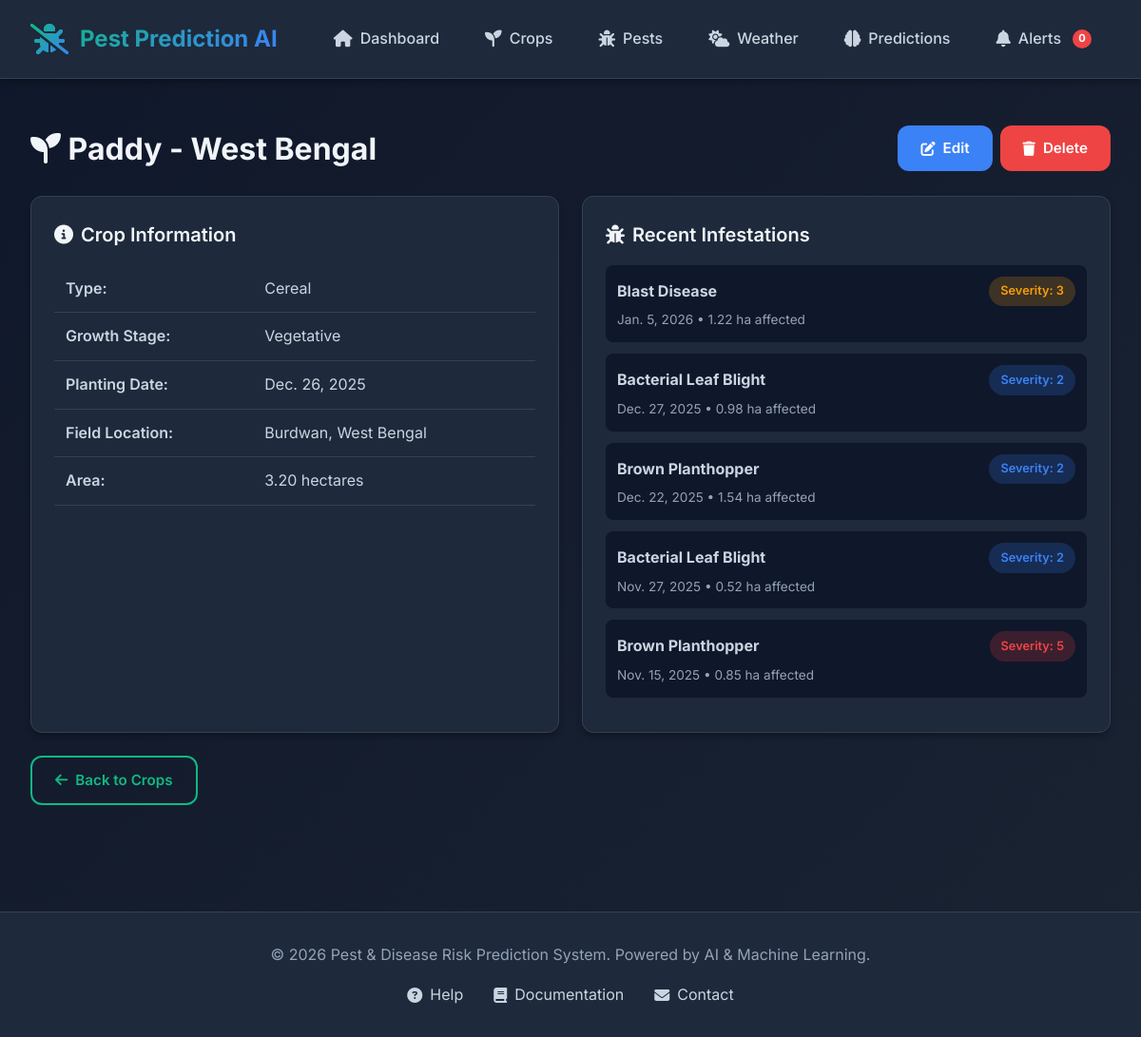
The app's page /crops/14/ with its own data.
### crops/models.py (models this page shows, shortened)
class Crop(models.Model):
    CROP_TYPES = [
        ('CEREAL', 'Cereal'),
        ('VEGETABLE', 'Vegetable'),
        ('FRUIT', 'Fruit'),
        ('LEGUME', 'Legume'),
        ('OILSEED', 'Oilseed'),
        ('OTHER', 'Other'),
    ]
    GROWTH_STAGES = [
        ('SEEDLING', 'Seedling'),
        ('VEGETATIVE', 'Vegetative'),
        ('FLOWERING', 'Flowering'),
        ('FRUITING', 'Fruiting'),
        ('MATURITY', 'Maturity'),
        ('HARVEST', 'Harvest'),
    ]
    name = models.CharField(max_length=100)
    crop_type = models.CharField(max_length=20, choices=CROP_TYPES)
    growth_stage = models.CharField(max_length=20, choices=GROWTH_STAGES)
    planting_date = models.DateField()
    field_location = models.CharField(max_length=200)
    area_hectares = models.DecimalField(max_digits=10, decimal_places=2, default=0)
    created_at = models.DateTimeField(auto_now_add=True)
    updated_at = models.DateTimeField(auto_now=True)
    class Meta:
        ordering = ['-planting_date']

class InfestationRecord(models.Model):
    SEVERITY_RATING = [
        (1, 'Very Low'),
        (2, 'Low'),
        (3, 'Moderate'),
        (4, 'High'),
        (5, 'Very High'),
    ]
    crop = models.ForeignKey(Crop, on_delete=models.CASCADE, related_name='infestations')
    pest = models.ForeignKey(Pest, on_delete=models.CASCADE, related_name='records')
    date = models.DateField(default=timezone.now)
    severity = models.IntegerField(choices=SEVERITY_RATING)
    area_affected = models.DecimalField(max_digits=10, decimal_places=2, help_text="Area affected in hectares")
    notes = models.TextField(blank=True)
    created_at = models.DateTimeField(auto_now_add=True)
    updated_at = models.DateTimeField(auto_now=True)
    class Meta:
        ordering = ['-date']

class Pest(models.Model):
    PEST_TYPES = [
        ('INSECT', 'Insect'),
        ('FUNGAL', 'Fungal Disease'),
        ('BACTERIAL', 'Bacterial Disease'),
        ('VIRAL', 'Viral Disease'),
        ('WEED', 'Weed'),
        ('OTHER', 'Other'),
    ]
    SEVERITY_LEVELS = [
        ('LOW', 'Low'),
        ('MEDIUM', 'Medium'),
        ('HIGH', 'High'),
        ('CRITICAL', 'Critical'),
    ]
    name = models.CharField(max_length=100)
    pest_type = models.CharField(max_length=20, choices=PEST_TYPES)
    description = models.TextField()
    severity_level = models.CharField(max_length=20, choices=SEVERITY_LEVELS)
    affected_crops = models.ManyToManyField(Crop, related_name='pests', blank=True)
    created_at = models.DateTimeField(auto_now_add=True)
    updated_at = models.DateTimeField(auto_now=True)
    class Meta:
        ordering = ['name']

### crops/views.py (the view)
# urls.py: path('crops/<int:pk>/', views.crop_detail, name='crop_detail'),
def crop_detail(request, pk):
    crop = get_object_or_404(Crop, pk=pk)
    infestations = crop.infestations.all()[:5]  # Last 5 infestations
    context = {
        'crop': crop,
        'infestations': infestations,
    }
    return render(request, 'crops/crop_detail.html', context)

### templates/crops/crop_detail.html (shortened to what this page needs)
{% extends 'base.html' %}
{% block content %}
<div class="crop-detail-page">
    <div class="flex-between mb-3">
        <h1><i class="fas fa-seedling"></i> {{ crop.name }}</h1>
        <div class="flex gap-1">
            <a href="{% url 'crops:crop_update' crop.pk %}" class="btn btn-secondary">
                <i class="fas fa-edit"></i> Edit
            </a>
            <a href="{% url 'crops:crop_delete' crop.pk %}" class="btn btn-danger" onclick="return confirm('Are you sure you want to delete this crop?');">
                <i class="fas fa-trash"></i> Delete
            </a>
        </div>
    </div>
    <div class="grid grid-2 mb-3">
        <div class="card">
            <div class="card-header">
                <i class="fas fa-info-circle"></i> Crop Information
            </div>
            <div class="card-body">
                <table style="width: 100%;">
                    <tr style="border-bottom: 1px solid var(--border-color);">
                        <td style="padding: 0.75rem; font-weight: 600;">Type:</td>
                        <td style="padding: 0.75rem;">{{ crop.get_crop_type_display }}</td>
                    </tr>
                    <tr style="border-bottom: 1px solid var(--border-color);">
                        <td style="padding: 0.75rem; font-weight: 600;">Growth Stage:</td>
                        <td style="padding: 0.75rem;">{{ crop.get_growth_stage_display }}</td>
                    </tr>
                    <tr style="border-bottom: 1px solid var(--border-color);">
                        <td style="padding: 0.75rem; font-weight: 600;">Planting Date:</td>
                        <td style="padding: 0.75rem;">{{ crop.planting_date }}</td>
                    </tr>
                    <tr style="border-bottom: 1px solid var(--border-color);">
                        <td style="padding: 0.75rem; font-weight: 600;">Field Location:</td>
                        <td style="padding: 0.75rem;">{{ crop.field_location }}</td>
                    </tr>
                    <tr>
                        <td style="padding: 0.75rem; font-weight: 600;">Area:</td>
                        <td style="padding: 0.75rem;">{{ crop.area_hectares }} hectares</td>
                    </tr>
                </table>
            </div>
        </div>
        <div class="card">
            <div class="card-header">
                <i class="fas fa-bug"></i> Recent Infestations
            </div>
            <div class="card-body">
                {% if infestations %}
                    {% for infestation in infestations %}
                        <div style="padding: 0.75rem; background: var(--bg-primary); border-radius: 8px; margin-bottom: 0.75rem;">
                            <div class="flex-between">
                                <strong>{{ infestation.pest.name }}</strong>
                                <span class="badge-pill badge-{% if infestation.severity >= 4 %}danger{% elif infestation.severity >= 3 %}warning{% else %}info{% endif %}">
                                    Severity: {{ infestation.severity }}
                                </span>
                            </div>
                            <div style="color: var(--text-muted); font-size: 0.85rem; margin-top: 0.25rem;">
                                {{ infestation.date }} • {{ infestation.area_affected }} ha affected
                            </div>
                        </div>
                    {% endfor %}
                {% else %}
                    <p style="color: var(--text-muted); text-align: center; padding: 2rem;">
                        No infestations recorded
                    </p>
                {% endif %}
            </div>
        </div>
    </div>
    <a href="{% url 'crops:crop_list' %}" class="btn btn-outline">
        <i class="fas fa-arrow-left"></i> Back to Crops
    </a>
</div>
{% endblock %}

### static/css/style.css (style rules this page uses)
:root { --primary-color: #10b981; --primary-dark: #059669; --secondary-color: #3b82f6; --danger-color: #ef4444; --warning-color: #f59e0b; --success-color: #10b981; --info-color: #3b82f6; --bg-primary: #0f172a; --bg-secondary: #1e293b; --bg-card: #1e293b; --bg-hover: #334155; --text-primary: #f1f5f9; --text-secondary: #cbd5e1; --text-muted: #94a3b8; --border-color: #334155; --shadow: 0 4px 6px -1px rgba(0, 0, 0, 0.3); --shadow-lg: 0 10px 15px -3px rgba(0, 0, 0, 0.4); --radius: 12px; --transition: all 0.3s cubic-bezier(0.4, 0, 0.2, 1); }
* { margin: 0; padding: 0; box-sizing: border-box; }
body { font-family: 'Inter', -apple-system, BlinkMacSystemFont, 'Segoe UI', sans-serif; background: linear-gradient(135deg, var(--bg-primary) 0%, #1a2332 100%); color: var(--text-primary); line-height: 1.6; min-height: 100vh; }
a { text-decoration: none; color: inherit; transition: var(--transition); }
.card { background: var(--bg-card); border-radius: var(--radius); padding: 1.5rem; box-shadow: var(--shadow); border: 1px solid var(--border-color); transition: var(--transition); }
.card-header { font-size: 1.25rem; font-weight: 600; margin-bottom: 1rem; color: var(--text-primary); display: flex; align-items: center; gap: 0.5rem; }
.card-body { color: var(--text-secondary); }
.grid { display: grid; gap: 1.5rem; }
.grid-2 { grid-template-columns: repeat(auto-fit, minmax(300px, 1fr)); }
.btn { padding: 0.75rem 1.5rem; border-radius: var(--radius); border: none; font-weight: 600; cursor: pointer; transition: var(--transition); display: inline-flex; align-items: center; gap: 0.5rem; font-size: 0.95rem; }
.btn-secondary { background: var(--secondary-color); color: white; }
.btn-danger { background: var(--danger-color); color: white; }
.btn-outline { background: transparent; border: 2px solid var(--primary-color); color: var(--primary-color); }
table { width: 100%; border-collapse: collapse; }
td { padding: 1rem; border-bottom: 1px solid var(--border-color); color: var(--text-secondary); }
.badge-pill { padding: 0.35rem 0.75rem; border-radius: 50px; font-size: 0.8rem; font-weight: 600; display: inline-block; }
.badge-danger { background: rgba(239, 68, 68, 0.2); color: var(--danger-color); }
.badge-warning { background: rgba(245, 158, 11, 0.2); color: var(--warning-color); }
.badge-info { background: rgba(59, 130, 246, 0.2); color: var(--info-color); }
.mb-3 { margin-bottom: 1.5rem; }
.flex { display: flex; }
.flex-between { display: flex; justify-content: space-between; align-items: center; }
.gap-1 { gap: 0.5rem; }

### records on screen
Crop: name "Paddy - West Bengal", crop_type "Cereal", growth_stage "Vegetative", planting_date "Dec. 26, 2025", field_location "Burdwan, West Bengal", area_hectares "3.20"
InfestationRecord: pest.name "Blast Disease", severity "3", date "Jan. 5, 2026", area_affected "1.22"
InfestationRecord: pest.name "Bacterial Leaf Blight", severity "2", date "Dec. 27, 2025", area_affected "0.98"
InfestationRecord: pest.name "Brown Planthopper", severity "2", date "Dec. 22, 2025", area_affected "1.54"
InfestationRecord: pest.name "Bacterial Leaf Blight", severity "2", date "Nov. 27, 2025", area_affected "0.52"
InfestationRecord: pest.name "Brown Planthopper", severity "5", date "Nov. 15, 2025", area_affected "0.85"
